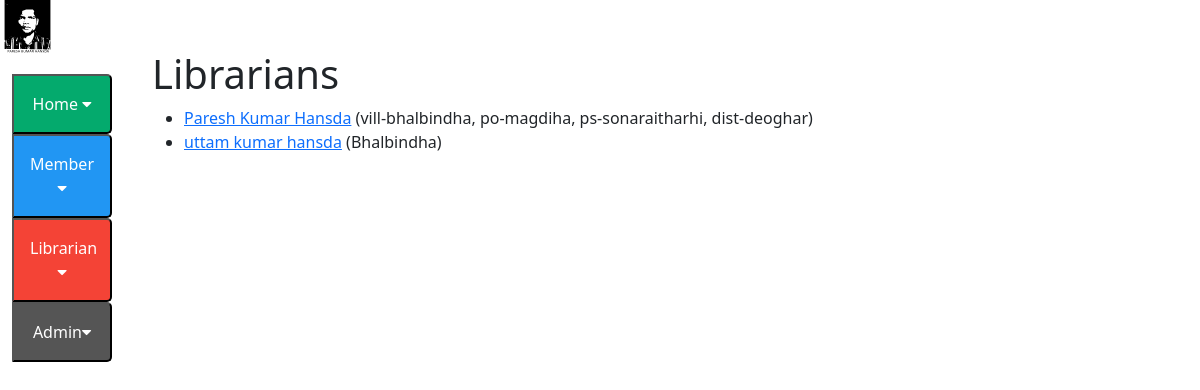
The page /catalog/librarians/ (signed in) on the database its author committed.
### catalog/models.py (models this page shows, shortened)
class Librarian(models.Model):
    django_id=models.OneToOneField(User, on_delete=models.RESTRICT, null=True)
    identy=models.CharField(max_length=200)
    contact_no=models.CharField(max_length=100)
    facebook=models.CharField(max_length=200)
    whatsapp=models.CharField(max_length=200)
    name=models.CharField(max_length=200)
    address=models.CharField(max_length=200)

### catalog/views.py (the view)
# urls.py: path('librarians/', views.LibrarianListView.as_view(), name='librarians'),
class LibrarianListView(UserPassesTestMixin,generic.ListView):
    model = Librarian
    def test_func(self):
        return self.request.user.is_staff

### catalog/templates/catalog/librarian_list.html (shortened to what this page needs)
{% extends "base_generic.html" %}
{% block content %}
  <h1>Librarians</h1>
  {% if object_list %}
  <ul>
    {% for book in object_list %}
      <li>
        <a href="{% url "librarian-detail" book.id %}">{{ book.name }}</a> {% if user.is_staff %} ({{book.address}}) {% endif %}
      </li>
    {% endfor %}
  </ul>
  {% else %}
    <p>No librarian in Library.</p>
  {% endif %}
{% endblock %}

### rows shown on the page
Librarian: name "Paresh Kumar Hansda", address "vill-bhalbindha, po-magdiha, ps-sonaraitharhi, dist-deoghar"
Librarian: name "uttam kumar hansda", address "Bhalbindha"
